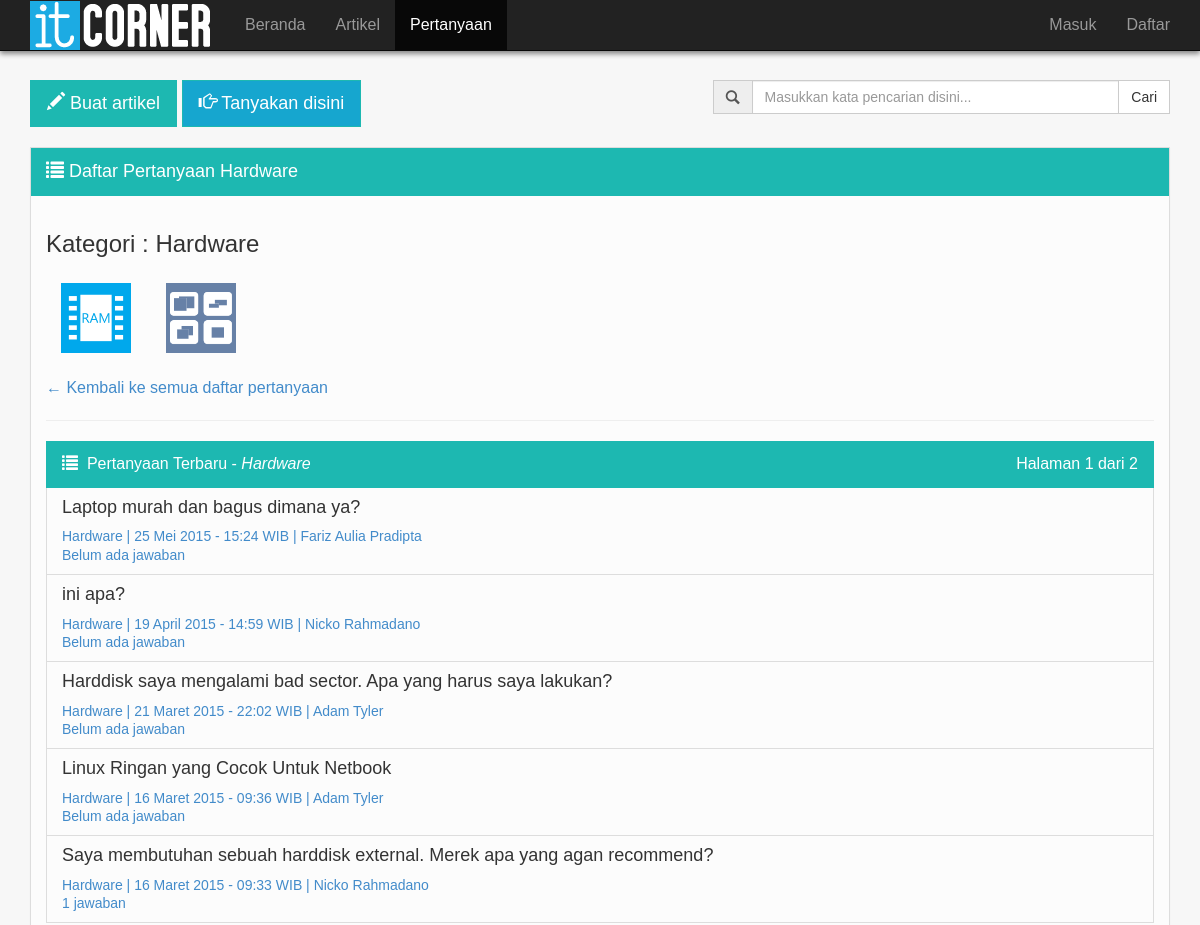
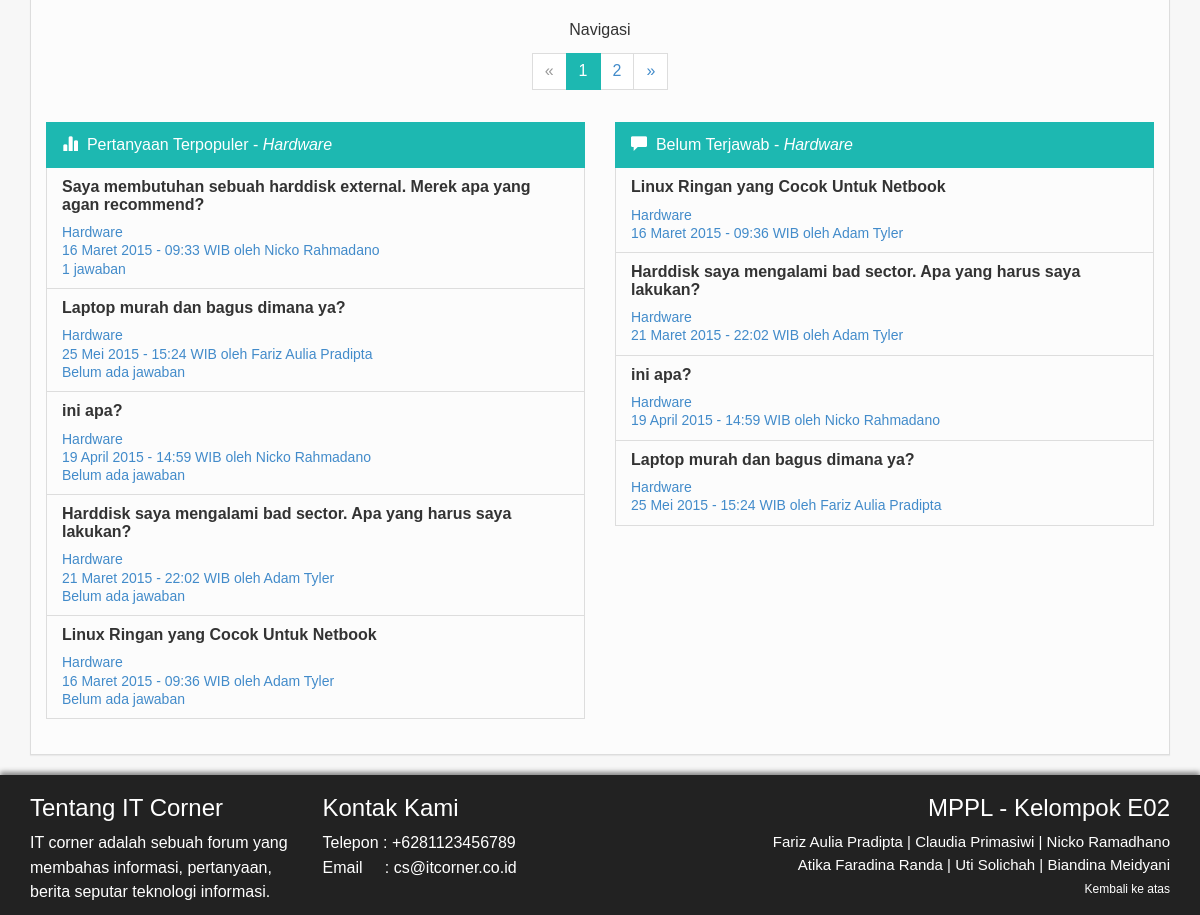
Screenshot of /mppl/list_pertanyaan_hardware.php with the database file from the repository (2 pictures, top to bottom).
### tables this page shows
CREATE TABLE IF NOT EXISTS `pertanyaan` (
`id_pertanyaan` int(10) NOT NULL,
  `username` varchar(50) NOT NULL,
  `judul_pertanyaan` varchar(100) NOT NULL,
  `isi_pertanyaan` text NOT NULL,
  `kategori_pertanyaan` varchar(50) NOT NULL,
  `tanggal` datetime NOT NULL DEFAULT CURRENT_TIMESTAMP,
  `status` varchar(10) NOT NULL,
  `jumlah_jawaban` int(11) NOT NULL DEFAULT '0',
  `kunci` varchar(10) NOT NULL DEFAULT 'tidak'
);

CREATE TABLE IF NOT EXISTS `user` (
  `username` varchar(50) NOT NULL,
  `nama` varchar(50) NOT NULL,
  `password` varchar(50) NOT NULL,
  `email` varchar(50) NOT NULL,
  `jenis_user` varchar(50) NOT NULL,
  `gambar` varchar(100) DEFAULT NULL,
  `tanggal_masuk` timestamp NOT NULL DEFAULT CURRENT_TIMESTAMP,
  `deskripsi` varchar(1000) DEFAULT NULL,
  `tanggal_lahir` date DEFAULT NULL,
  `tempat_tinggal` varchar(100) DEFAULT NULL,
  `pesan_flag` int(11) NOT NULL DEFAULT '0'
);

### mppl/list_pertanyaan_hardware.php (the view, shortened to what this page needs)
<!doctype html>
<html>
<head>
  <link rel="stylesheet" href="assets/bootstrap/css/bootstrap.min.css">
</head>
<body>
  <div class="container">
    <div class="navbar navbar-fixed-top navbar-inverse outer-navbar">
      <div class="container">
        <div class="collapse navbar-collapse">
          <ul class="nav navbar-nav">
            <li>
            <img src="it_corner.png" style="padding-top:1px">
            </li>
            <li>
              <a href="home.php">Beranda</a>
            </li>
            <li >
              <a href="list_artikel.php">Artikel</a>
            </li>
            <li class="active">
              <a href="list_pertanyaan.php">Pertanyaan</a>
            </li>
            <?php session_start(); include 'header.php'; ?>
        </div>
      </div>
    </div>
    <div class="row" style="padding-top:80px;">
    <div class="col-md-5">
    <?php
    if(empty($_SESSION['nama']))
    {
      echo '
      <a href="login.php?location=tambah_artikel.php&alasan=2" <button type="button" class="btn btn-primary btn-lg"><span class="glyphicon glyphicon-pencil" aria-hidden="true"></span> Buat artikel</button></a>
      <a href="login.php?location=tambah_pertanyaan.php&alasan=1" <button type="button" class="btn btn-primary btn-lg-tanya"><span class="glyphicon glyphicon-hand-right" aria-hidden="true"></span> Tanyakan disini</button></a>';
    }
    ?>
    </div>
    <br class="visible-sm visible-xs">
    <div class="col-md-5 col-md-offset-2">
      <form id="cariForm" action="cari.php" method="GET">
              <div class="input-group">
              <span class="input-group-addon" id="basic-addon1"><span class="glyphicon glyphicon-search" aria-hidden="true"></span></span>
                <input type="text" class="form-control" id="cari" name="search" placeholder="Masukkan kata pencarian disini...">
                  <span class="input-group-btn">
                    <button class="btn btn-default" type="submit">Cari</button>
                </span>
              </div>
      </form>
      </div>
      <div class="col-md-12">
        <div class="panel panel-default">
        <div class="panel-heading">
          <p class="panel-title" style="font-size:18px"><span class="glyphicon glyphicon-list"></span> Daftar Pertanyaan Hardware</p>
        </div>
          <div class="panel-body">
            <h3 align="left">Kategori : Hardware</h3>
            <p align="left">
              <ul class="nav navbar-nav">
                <li style="margin-right: 5px;">
                <a href="list_pertanyaan_hardware.php"><img src="ram.png" width="70" height="70" title="Hardware (Perangkat Keras)"></a>
                </li>
                <li style="margin-right: 5px;">
                <a href="list_pertanyaan_software.php"><img src="software.png" width="70" height="70" title="Software (Perangkat Lunak)"></a>
                </li>
              </ul>
              <br><br><br><br>
            </p>
            <p><a href="list_pertanyaan.php">&larr; Kembali ke semua daftar pertanyaan</a></p>
            <hr>
            <div class="row">
            <div class="col-md-12">
            <?php
            $a=0;
            echo '<div class="list-group">
            <a class="list-group-item active clearfix">
              <span class="glyphicon glyphicon-list"></span>
              &nbsp;Pertanyaan Terbaru - <i>Hardware</i>
              <span class="pull-right">';
            $page = (isset($_GET['page'])) ? (int)$_GET['page'] : 1;
            $numContent = 5;
            $startAt = $numContent * ($page - 1);
            $que = "SELECT COUNT(*) as count FROM `pertanyaan` WHERE status='1'";
            if($result=mysql_query($que))
            {
              $obj=mysql_fetch_object($result);
              $count = $obj->count;
            }
            $totalpage = ceil($count / $numContent);
            if($count != 0)
            {
            echo 'Halaman '.$page.' dari '.$totalpage.'';
            }
            echo '<span></a>';
            $query="select p.kunci, p.jumlah_jawaban, p.id_pertanyaan, p.judul_pertanyaan, p.kategori_pertanyaan, DATE_FORMAT(p.tanggal, '%d-%m-%Y - %H:%i') AS tanggal , u.nama from pertanyaan as p,user as u where p.username=u.username && p.status='1' && p.kategori_pertanyaan='Hardware' order by p.id_pertanyaan desc LIMIT $startAt, $numContent";
            $rows=mysql_query($query);
            while($row=mysql_fetch_assoc($rows))
            {
              $kode = $row['id_pertanyaan'];
              $tanggal = $row['tanggal'];
              $day = substr($tanggal, 0, 2);
              $coba = substr($tanggal, 3, 2);
              $yeartime = substr($tanggal, 6);
              if($coba == '01')
              {
                $coba = 'Januari';
              }
              elseif($coba == '02')
              {
                $coba = 'Februari';
              }
              elseif($coba == '03')
              {
                $coba = 'Maret';
              }
              elseif($coba == '04')
              {
                $coba = 'April';
              }
              elseif($coba == '05')
              {
                $coba = 'Mei';
              }
              elseif($coba == '06')
              {
                $coba = 'Juni';
              }
              elseif($coba == '07')
              {
                $coba = 'Juli';
              }
              elseif($coba == '08')
              {
                $coba = 'Agustus';
              }
              elseif($coba == '09')
              {
                $coba = 'September';
              }
              elseif($coba == '10')
              {
                $coba = 'Oktober';
              }
              elseif($coba == '11')
              {
                $coba = 'November';
              }
              elseif($coba == '12')
              {
                $coba = 'Desember';
              }
              $format_tanggal = $day . ' ' . $coba . ' ' . $yeartime . ' WIB';
              echo'
              <a href="isi_pertanyaan.php?id='.$kode.'" class="list-group-item">
                  <h4 class="list-group-item-heading">';
                  echo ''.$row['judul_pertanyaan'].'</h4>
                  <h5 class="list-group-item-text">'.$row['kategori_pertanyaan'].' | '.$format_tanggal.' | '.$row['nama'].'<br>';
              if($row['jumlah_jawaban']==0)
              {
                echo 'Belum ada jawaban';
              }
              else
              {
                echo ''.$row['jumlah_jawaban'].' jawaban';
              }
              echo '</h5>
                  </a>';
                $a++;
            }
            if($a==0)
            {
              echo '<h2 align="center">- Tidak ada pertanyaan yang ditemukan -</h2>';
              echo '<h4 align="center"><a href="home.php">Kembali ke beranda</a></h4>';
            }
            else
            {
              echo '</div>
                <p align="center">Navigasi</p>
                  <div class="text-center">
                    <ul class="pagination">
              ';
              if($page == 1)
              {
                echo '<li class="disabled"><a href="#0" aria-label="Previous"><span aria-hidden="true">&laquo;</span></a></li>';
              }
              else
              {
                $before = ($page - 1);
                echo '<li><a href="list_pertanyaan.php?page='.$before.'" aria-label="Previous"><span aria-hidden="true">&laquo;</span></a></li>';
              }
              for ($i = 1; $i <= $totalpage; $i++)
              {
                if($i != $page)
                {
                  echo "<li><a href='list_pertanyaan.php?page=$i'>$i<span class='sr-only'>(current)</span></a></li>";
                }
                else
                {
                  echo "<li class='active'><a href='#0'>".$page."<span class='sr-only'>(current)</span></a></li>";
                }
              }
              if($page == $totalpage)
              {
                echo '<li class="disabled"><a href="#0" aria-label="Next"><span aria-hidden="true">&raquo;</span></a></li>';
              }
              else
              {
                $after = ($page + 1);
                echo '<li><a href="list_pertanyaan.php?page='.$after.'" aria-label="Previous"><span aria-hidden="true">&raquo;</span></a></li>';
              }
            echo '</ul>
               </div>';
            ?>
            </div>
            <div class="col-md-6">
            <?php
            echo '<br><div class="list-group">
                <a class="list-group-item active">
                <span class="glyphicon glyphicon-stats"></span>
                  &nbsp;Pertanyaan Terpopuler - <i>Hardware</i>
                </a>';
            $query="select p.kunci, p.id_pertanyaan, p.kategori_pertanyaan, p.judul_pertanyaan, DATE_FORMAT(p.tanggal, '%d-%m-%Y - %H:%i') AS tanggal_woy , u.nama, p.jumlah_jawaban, p.tanggal from pertanyaan as p,user as u where p.status='1' && p.kategori_pertanyaan='Hardware' && p.username=u.username ORDER BY `p`.`jumlah_jawaban` DESC, `p`.`tanggal` DESC LIMIT 0 , 5";
            $rows=mysql_query($query);
            while($row=mysql_fetch_assoc($rows))
            {
              $kode = $row['id_pertanyaan'];
              $tanggal = $row['tanggal_woy'];
              $day = substr($tanggal, 0, 2);
              $coba = substr($tanggal, 3, 2);
              $yeartime = substr($tanggal, 6);
              if($coba == '01')
              {
                $coba = 'Januari';
              }
              elseif($coba == '02')
              {
                $coba = 'Februari';
              }
              elseif($coba == '03')
              {
                $coba = 'Maret';
              }
              elseif($coba == '04')
              {
                $coba = 'April';
              }
              elseif($coba == '05')
              {
                $coba = 'Mei';
              }
              elseif($coba == '06')
              {
                $coba = 'Juni';
              }
              elseif($coba == '07')
              {
                $coba = 'Juli';
              }
              elseif($coba == '08')
              {
                $coba = 'Agustus';
              }
              elseif($coba == '09')
              {
                $coba = 'September';
              }
              elseif($coba == '10')
              {
                $coba = 'Oktober';
              }
              elseif($coba == '11')
              {
                $coba = 'November';
              }
              elseif($coba == '12')
              {
                $coba = 'Desember';
              }
              $format_tanggal = $day . ' ' . $coba . ' ' . $yeartime . ' WIB';
              echo'
                  <a href="isi_pertanyaan.php?id='.$kode.'" class="list-group-item">
                      <h5 style="font-weight:bold;font-size:16px" class="list-group-item-heading">';
                      echo ''.$row['judul_pertanyaan'].'</h5>
                      <h5 class="list-group-item-text">'.$row['kategori_pertanyaan'].'<br>'.$format_tanggal.' oleh '.$row['nama'].'<br>
                      ';
              if($row['jumlah_jawaban']==0)
              {
                echo 'Belum ada jawaban';
              }
              else
              {
                echo ''.$row['jumlah_jawaban'].' jawaban';
              }
              echo '</h5>
                  </a>';
            }
            echo '</div>';
            ?>
            </div>
            <div class="col-md-6">
            <?php
            echo '
            <br><div class="list-group">
                <a class="list-group-item active">
                <span class="glyphicon glyphicon-comment"></span>
                  &nbsp;Belum Terjawab - <i>Hardware</i>
                </a>';
            $query="select p.kunci, p.id_pertanyaan, p.kategori_pertanyaan, p.judul_pertanyaan, DATE_FORMAT(p.tanggal, '%d-%m-%Y - %H:%i') AS tanggal_woy , u.nama, p.jumlah_jawaban, p.tanggal from pertanyaan as p,user as u where p.jumlah_jawaban=0 && p.status='1' && p.kategori_pertanyaan='Hardware' && p.username=u.username LIMIT 0 , 5";
            $rows=mysql_query($query);
            while($row=mysql_fetch_assoc($rows))
            {
              $kode = $row['id_pertanyaan'];
              $tanggal = $row['tanggal_woy'];
              $day = substr($tanggal, 0, 2);
              $coba = substr($tanggal, 3, 2);
              $yeartime = substr($tanggal, 6);
              if($coba == '01')
              {
                $coba = 'Januari';
              }
              elseif($coba == '02')
              {
                $coba = 'Februari';
              }
              elseif($coba == '03')
              {
                $coba = 'Maret';
              }
              elseif($coba == '04')
              {
                $coba = 'April';
              }
              elseif($coba == '05')
              {
                $coba = 'Mei';
              }
              elseif($coba == '06')
              {
                $coba = 'Juni';
              }
              elseif($coba == '07')
              {
                $coba = 'Juli';
              }
              elseif($coba == '08')
              {
                $coba = 'Agustus';
              }
              elseif($coba == '09')
              {
                $coba = 'September';
              }
              elseif($coba == '10')
              {
                $coba = 'Oktober';
              }
              elseif($coba == '11')
              {
                $coba = 'November';
              }
              elseif($coba == '12')
              {
                $coba = 'Desember';
              }
              $format_tanggal = $day . ' ' . $coba . ' ' . $yeartime . ' WIB';
              echo'
                  <a href="isi_pertanyaan.php?id='.$kode.'" class="list-group-item">
                      <h5 style="font-weight:bold;font-size:16px" class="list-group-item-heading">';
                      echo ''.$row['judul_pertanyaan'].'</h5>
                      <h5 class="list-group-item-text">'.$row['kategori_pertanyaan'].'<br>'.$format_tanggal.' oleh '.$row['nama'].'<br>
                      ';
              echo '</h5>
                  </a>';
            }
            echo '</div>';
            }
            ?>
            </div>
          </div>
        </div>
      </div>
    </div>
 </div>
  <div class="footer outer-footer">
     <div class="container">
       <div class="row">
         <div class="col-md-3">
           <h3 style="color:white;">Tentang IT Corner</h3>
           <p style="color:white">IT corner adalah sebuah forum yang membahas informasi, pertanyaan, berita seputar teknologi informasi.</p>
        </div>
        <div class="col-md-3">
           <h3 style="color:white">Kontak Kami</h3>
          <p style="color:white">Telepon&nbsp;: +6281123456789 <br> Email&nbsp;&nbsp;&nbsp;&nbsp;&nbsp;: cs@itcorner.co.id</p>
        </div>
        <div class="col-md-6">
           <h3 style="color:white;" align="right">MPPL - Kelompok E02</h3>
          <p style="color:white;font-size:15px;" align="right">Fariz Aulia Pradipta | Claudia Primasiwi | Nicko Ramadhano<br>Atika Faradina Randa | Uti Solichah | Biandina Meidyani<br><a href="#top" style="color:white;font-size:12px;" align="right">Kembali ke atas</a></p>
        </div>
      </div>
    </div>
  </div>
  </body>
  </html>

### rows the page displays
pertanyaan: judul_pertanyaan "Laptop murah dan bagus dimana ya?", kategori_pertanyaan "Hardware", format_tanggal "25 Mei 2015 - 15:24 WIB", username.nama "Fariz Aulia Pradipta", jumlah_jawaban "Belum ada jawaban"
pertanyaan: judul_pertanyaan "ini apa?", kategori_pertanyaan "Hardware", format_tanggal "19 April 2015 - 14:59 WIB", username.nama "Nicko Rahmadano", jumlah_jawaban "Belum ada jawaban"
pertanyaan: judul_pertanyaan "Harddisk saya mengalami bad sector. Apa yang harus saya lakukan?", kategori_pertanyaan "Hardware", format_tanggal "21 Maret 2015 - 22:02 WIB", username.nama "Adam Tyler", jumlah_jawaban "Belum ada jawaban"
pertanyaan: judul_pertanyaan "Linux Ringan yang Cocok Untuk Netbook", kategori_pertanyaan "Hardware", format_tanggal "16 Maret 2015 - 09:36 WIB", username.nama "Adam Tyler", jumlah_jawaban "Belum ada jawaban"
pertanyaan: judul_pertanyaan "Saya membutuhan sebuah harddisk external. Merek apa yang agan recommend?", kategori_pertanyaan "Hardware", format_tanggal "16 Maret 2015 - 09:33 WIB", username.nama "Nicko Rahmadano", jumlah_jawaban "1"

### other values shown
$page "1"
$totalpage "2"
